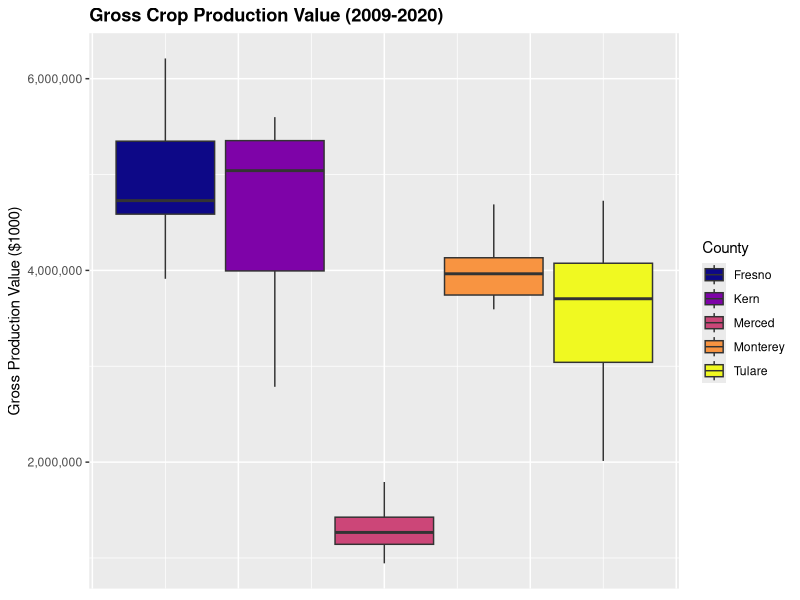
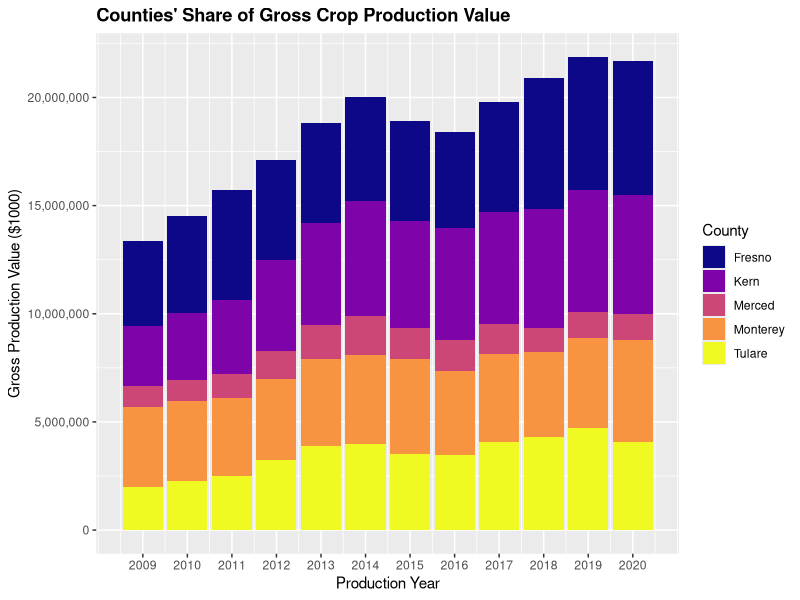
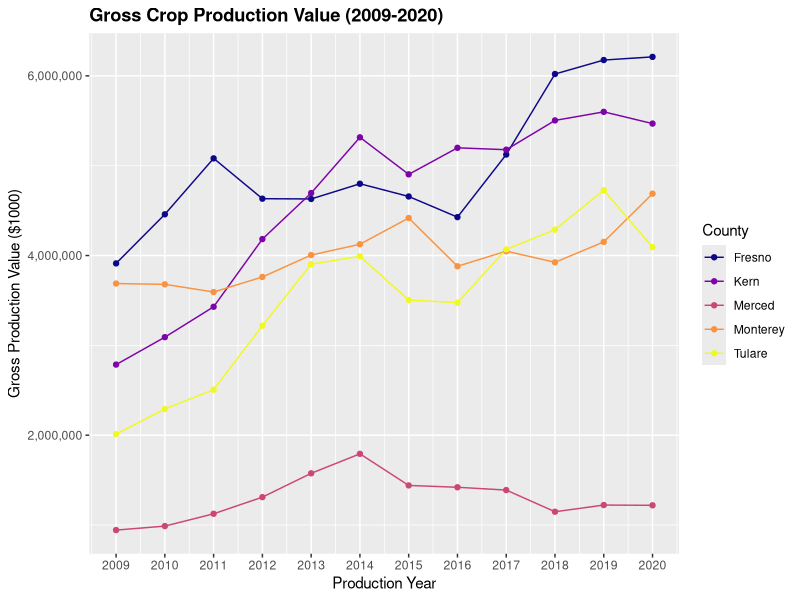

These charts were generated, in order, by the following R code:
#read in ag crop production data files 2009-2020
library(tidyverse)
library(stringr)
library(viridis)
setwd("/Users/christinaharrington/Desktop/ESP-106-Final-Project/Ag Production")

#Set Directory so that if you gave one folder with all your data, someone could read in each data set by only chaning the set directory at the top.

#For all data sets for years 2009-2020, write subset function so we only see data for the 5 counties of interest: Fresno, Kern, Monterey, Merced and Tulare.
#Remove crops that aren't produce or feed (e.g. hay) by finding all crops that contain the words: apiary, cattle, fish, hogs, chickens, eggs, livestock, manure, milk, poultry, sheep, turkeys, wool, flowers, forest products, nursery products, pasture, silage, ostrich,birds,goats (str_detect from stringr package)
#Notice that some data sets have a space at the end of the County name and crop names, while some data sets do not.Remove the trailing white space from those vectors to avoid double counting of crops when you combine all the data frames later.

#2009 DATA
ag2009=read.csv("2009cropyear.csv")
ag2009$Crop.Name=trimws(ag2009$Crop.Name,which="r")
ag2009$County=trimws(ag2009$County,which="r")

ag2009_cntcrops=subset(ag2009,County%in%c("Fresno","Kern","Monterey","Merced","Tulare") &
                      FALSE == str_detect(Crop.Name,"APIARY") &
                      FALSE == str_detect(Crop.Name,"CATTLE") &
                      FALSE == str_detect(Crop.Name,"FISH") &
                      FALSE == str_detect(Crop.Name,"HOGS") &
                      FALSE == str_detect(Crop.Name,"CHICKENS") &
                        FALSE == str_detect(Crop.Name,"EGGS") &
                        FALSE == str_detect(Crop.Name,"LIVESTOCK") &
                        FALSE == str_detect(Crop.Name,"MANURE") &
                        FALSE == str_detect(Crop.Name,"MILK") &
                        FALSE == str_detect(Crop.Name,"POULTRY") &
                        FALSE == str_detect(Crop.Name,"SHEEP") &
                        FALSE == str_detect(Crop.Name,"WOOL") &
                        FALSE == str_detect(Crop.Name,"SILAGE") &
                        FALSE == str_detect(Crop.Name,"NURSERY") &
                        FALSE == str_detect(Crop.Name,"FOREST") &
                        FALSE == str_detect(Crop.Name,"FLOWERS") &
                        FALSE == str_detect(Crop.Name,"PASTURE") &
                        FALSE == str_detect(Crop.Name,"CHRISTMAS") &
                        FALSE == str_detect(Crop.Name,"TURKEYS") &
                        FALSE == str_detect(Crop.Name,"BIRDS") &
                        FALSE == str_detect(Crop.Name,"GOATS") &
                        FALSE == str_detect(Crop.Name,"OSTRICH") &
                        FALSE == str_detect(Crop.Name,"BIOMASS"))

#2010 DATA
ag2010=read.csv("2010cropyear.csv")   
ag2010$Crop.Name=trimws(ag2010$Crop.Name,which="r")
ag2010$County=trimws(ag2010$County,which="r")

ag2010_cntcrops=subset(ag2010,County%in%c("Fresno","Kern","Monterey","Merced","Tulare") &
                         FALSE == str_detect(Crop.Name,"APIARY") &
                         FALSE == str_detect(Crop.Name,"CATTLE") &
                         FALSE == str_detect(Crop.Name,"FISH") &
                         FALSE == str_detect(Crop.Name,"HOGS") &
                         FALSE == str_detect(Crop.Name,"CHICKENS") &
                         FALSE == str_detect(Crop.Name,"EGGS") &
                         FALSE == str_detect(Crop.Name,"LIVESTOCK") &
                         FALSE == str_detect(Crop.Name,"MANURE") &
                         FALSE == str_detect(Crop.Name,"MILK") &
                         FALSE == str_detect(Crop.Name,"POULTRY") &
                         FALSE == str_detect(Crop.Name,"SHEEP") &
                         FALSE == str_detect(Crop.Name,"TURKEYS") &
                         FALSE == str_detect(Crop.Name,"WOOL") &
                         FALSE == str_detect(Crop.Name,"SILAGE") &
                         FALSE == str_detect(Crop.Name,"NURSERY") &
                         FALSE == str_detect(Crop.Name,"FOREST") &
                         FALSE == str_detect(Crop.Name,"FLOWERS") &
                         FALSE == str_detect(Crop.Name,"PASTURE") &
                         FALSE == str_detect(Crop.Name,"CHRISTMAS") &
                         FALSE == str_detect(Crop.Name,"BIRDS") &
                         FALSE == str_detect(Crop.Name,"GOATS") &
                         FALSE == str_detect(Crop.Name,"OSTRICH") &
                         FALSE == str_detect(Crop.Name,"BIOMASS"))


#2011 DATA
ag2011=read.csv("2011cropyear.csv")
ag2011$Crop.Name=trimws(ag2011$Crop.Name,which="r")
ag2011$County=trimws(ag2011$County,which="r")

ag2011_cntcrops=subset(ag2011,County%in%c("Fresno","Kern","Monterey","Merced","Tulare") &
                         FALSE == str_detect(Crop.Name,"APIARY") &
                         FALSE == str_detect(Crop.Name,"CATTLE") &
                         FALSE == str_detect(Crop.Name,"FISH") &
                         FALSE == str_detect(Crop.Name,"HOGS") &
                         FALSE == str_detect(Crop.Name,"CHICKENS") &
                         FALSE == str_detect(Crop.Name,"EGGS") &
                         FALSE == str_detect(Crop.Name,"LIVESTOCK") &
                         FALSE == str_detect(Crop.Name,"MANURE") &
                         FALSE == str_detect(Crop.Name,"MILK") &
                         FALSE == str_detect(Crop.Name,"POULTRY") &
                         FALSE == str_detect(Crop.Name,"SHEEP") &
                         FALSE == str_detect(Crop.Name,"TURKEYS") &
                         FALSE == str_detect(Crop.Name,"WOOL") &
                         FALSE == str_detect(Crop.Name,"SILAGE") &
                         FALSE == str_detect(Crop.Name,"NURSERY") &
                         FALSE == str_detect(Crop.Name,"FOREST") &
                         FALSE == str_detect(Crop.Name,"FLOWERS") &
                         FALSE == str_detect(Crop.Name,"PASTURE") &
                         FALSE == str_detect(Crop.Name,"CHRISTMAS") &
                         FALSE == str_detect(Crop.Name,"BIRDS") &
                         FALSE == str_detect(Crop.Name,"GOATS") &
                         FALSE == str_detect(Crop.Name,"OSTRICH") &
                         FALSE == str_detect(Crop.Name,"BIOMASS"))


#2012 DATA
ag2012=read.csv("2012cropyear.csv")
ag2012$Crop.Name=trimws(ag2012$Crop.Name,which="r")
ag2012$County=trimws(ag2012$County,which="r")

ag2012_cntcrops=subset(ag2012,County%in%c("Fresno","Kern","Monterey","Merced","Tulare") &
                         FALSE == str_detect(Crop.Name,"APIARY") &
                         FALSE == str_detect(Crop.Name,"CATTLE") &
                         FALSE == str_detect(Crop.Name,"FISH") &
                         FALSE == str_detect(Crop.Name,"HOGS") &
                         FALSE == str_detect(Crop.Name,"CHICKENS") &
                         FALSE == str_detect(Crop.Name,"EGGS") &
                         FALSE == str_detect(Crop.Name,"LIVESTOCK") &
                         FALSE == str_detect(Crop.Name,"MANURE") &
                         FALSE == str_detect(Crop.Name,"MILK") &
                         FALSE == str_detect(Crop.Name,"POULTRY") &
                         FALSE == str_detect(Crop.Name,"SHEEP") &
                         FALSE == str_detect(Crop.Name,"TURKEYS") &
                         FALSE == str_detect(Crop.Name,"WOOL") &
                         FALSE == str_detect(Crop.Name,"SILAGE") &
                         FALSE == str_detect(Crop.Name,"NURSERY") &
                         FALSE == str_detect(Crop.Name,"FOREST") &
                         FALSE == str_detect(Crop.Name,"FLOWERS") &
                         FALSE == str_detect(Crop.Name,"PASTURE") &
                         FALSE == str_detect(Crop.Name,"CHRISTMAS") &
                         FALSE == str_detect(Crop.Name,"BIRDS") &
                         FALSE == str_detect(Crop.Name,"GOATS") &
                         FALSE == str_detect(Crop.Name,"OSTRICH") &
                         FALSE == str_detect(Crop.Name,"BIOMASS"))

              
#2013 DATA
ag2013=read.csv("2013cropyear.csv")
ag2013_cntcrops=subset(ag2013,County%in%c("Fresno","Kern","Monterey","Merced","Tulare") &
                         FALSE == str_detect(Crop.Name,"APIARY") &
                         FALSE == str_detect(Crop.Name,"CATTLE") &
                         FALSE == str_detect(Crop.Name,"FISH") &
                         FALSE == str_detect(Crop.Name,"HOGS") &
                         FALSE == str_detect(Crop.Name,"CHICKENS") &
                         FALSE == str_detect(Crop.Name,"EGGS") &
                         FALSE == str_detect(Crop.Name,"LIVESTOCK") &
                         FALSE == str_detect(Crop.Name,"MANURE") &
                         FALSE == str_detect(Crop.Name,"MILK") &
                         FALSE == str_detect(Crop.Name,"POULTRY") &
                         FALSE == str_detect(Crop.Name,"SHEEP") &
                         FALSE == str_detect(Crop.Name,"TURKEYS") &
                         FALSE == str_detect(Crop.Name,"WOOL") &
                         FALSE == str_detect(Crop.Name,"SILAGE") &
                         FALSE == str_detect(Crop.Name,"NURSERY") &
                         FALSE == str_detect(Crop.Name,"FOREST") &
                         FALSE == str_detect(Crop.Name,"FLOWERS") &
                         FALSE == str_detect(Crop.Name,"PASTURE") &
                         FALSE == str_detect(Crop.Name,"CHRISTMAS") &
                         FALSE == str_detect(Crop.Name,"BIRDS") &
                         FALSE == str_detect(Crop.Name,"GOATS") &
                         FALSE == str_detect(Crop.Name,"OSTRICH") &
                         FALSE == str_detect(Crop.Name,"BIOMASS"))
#2014 DATA
ag2014=read.csv("2014cropyear.csv")
ag2014_cntcrops=subset(ag2014,County%in%c("Fresno","Kern","Monterey","Merced","Tulare") &
                         FALSE == str_detect(Crop.Name,"APIARY") &
                         FALSE == str_detect(Crop.Name,"CATTLE") &
                         FALSE == str_detect(Crop.Name,"FISH") &
                         FALSE == str_detect(Crop.Name,"HOGS") &
                         FALSE == str_detect(Crop.Name,"CHICKENS") &
                         FALSE == str_detect(Crop.Name,"EGGS") &
                         FALSE == str_detect(Crop.Name,"LIVESTOCK") &
                         FALSE == str_detect(Crop.Name,"MANURE") &
                         FALSE == str_detect(Crop.Name,"MILK") &
                         FALSE == str_detect(Crop.Name,"POULTRY") &
                         FALSE == str_detect(Crop.Name,"SHEEP") &
                         FALSE == str_detect(Crop.Name,"TURKEYS") &
                         FALSE == str_detect(Crop.Name,"WOOL") &
                         FALSE == str_detect(Crop.Name,"SILAGE") &
                         FALSE == str_detect(Crop.Name,"NURSERY") &
                         FALSE == str_detect(Crop.Name,"FOREST") &
                         FALSE == str_detect(Crop.Name,"FLOWERS") &
                         FALSE == str_detect(Crop.Name,"PASTURE") &
                         FALSE == str_detect(Crop.Name,"CHRISTMAS") &
                         FALSE == str_detect(Crop.Name,"BIRDS") &
                         FALSE == str_detect(Crop.Name,"GOATS") &
                         FALSE == str_detect(Crop.Name,"OSTRICH") &
                         FALSE == str_detect(Crop.Name,"BIOMASS"))

#2015 DATA
ag2015=read.csv("2015cropyear.csv")
ag2015_cntcrops=subset(ag2015,County%in%c("Fresno","Kern","Monterey","Merced","Tulare") &
                         FALSE == str_detect(Crop.Name,"APIARY") &
                         FALSE == str_detect(Crop.Name,"CATTLE") &
                         FALSE == str_detect(Crop.Name,"FISH") &
                         FALSE == str_detect(Crop.Name,"HOGS") &
                         FALSE == str_detect(Crop.Name,"CHICKENS") &
                         FALSE == str_detect(Crop.Name,"EGGS") &
                         FALSE == str_detect(Crop.Name,"LIVESTOCK") &
                         FALSE == str_detect(Crop.Name,"MANURE") &
                         FALSE == str_detect(Crop.Name,"MILK") &
                         FALSE == str_detect(Crop.Name,"POULTRY") &
                         FALSE == str_detect(Crop.Name,"SHEEP") &
                         FALSE == str_detect(Crop.Name,"TURKEYS") &
                         FALSE == str_detect(Crop.Name,"WOOL") &
                         FALSE == str_detect(Crop.Name,"SILAGE") &
                         FALSE == str_detect(Crop.Name,"NURSERY") &
                         FALSE == str_detect(Crop.Name,"FOREST") &
                         FALSE == str_detect(Crop.Name,"FLOWERS") &
                         FALSE == str_detect(Crop.Name,"PASTURE") &
                         FALSE == str_detect(Crop.Name,"CHRISTMAS") &
                         FALSE == str_detect(Crop.Name,"BIRDS") &
                         FALSE == str_detect(Crop.Name,"GOATS") &
                         FALSE == str_detect(Crop.Name,"OSTRICH") &
                         FALSE == str_detect(Crop.Name,"BIOMASS"))
#2016 DATA
ag2016=read.csv("2016cropyear.csv")
ag2016_cntcrops=subset(ag2016,County%in%c("Fresno","Kern","Monterey","Merced","Tulare") &
                         FALSE == str_detect(Crop.Name,"APIARY") &
                         FALSE == str_detect(Crop.Name,"CATTLE") &
                         FALSE == str_detect(Crop.Name,"FISH") &
                         FALSE == str_detect(Crop.Name,"HOGS") &
                         FALSE == str_detect(Crop.Name,"CHICKENS") &
                         FALSE == str_detect(Crop.Name,"EGGS") &
                         FALSE == str_detect(Crop.Name,"LIVESTOCK") &
                         FALSE == str_detect(Crop.Name,"MANURE") &
                         FALSE == str_detect(Crop.Name,"MILK") &
                         FALSE == str_detect(Crop.Name,"POULTRY") &
                         FALSE == str_detect(Crop.Name,"SHEEP") &
                         FALSE == str_detect(Crop.Name,"TURKEYS") &
                         FALSE == str_detect(Crop.Name,"WOOL") &
                         FALSE == str_detect(Crop.Name,"SILAGE") &
                         FALSE == str_detect(Crop.Name,"NURSERY") &
                         FALSE == str_detect(Crop.Name,"FOREST") &
                         FALSE == str_detect(Crop.Name,"FLOWERS") &
                         FALSE == str_detect(Crop.Name,"PASTURE") &
                         FALSE == str_detect(Crop.Name,"CHRISTMAS") &
                         FALSE == str_detect(Crop.Name,"BIRDS") &
                         FALSE == str_detect(Crop.Name,"GOATS") &
                         FALSE == str_detect(Crop.Name,"OSTRICH") &
                         FALSE == str_detect(Crop.Name,"BIOMASS "))

#2017 DATA
ag2017=read.csv("2017cropyear.csv")
ag2017$Crop.Name=trimws(ag2017$Crop.Name,which="r")
ag2017$County=trimws(ag2017$County,which="r")

ag2017_cntcrops=subset(ag2017,County%in%c("Fresno","Kern","Monterey","Merced","Tulare") &
                         FALSE == str_detect(Crop.Name,"APIARY") &
                         FALSE == str_detect(Crop.Name,"CATTLE") &
                         FALSE == str_detect(Crop.Name,"FISH") &
                         FALSE == str_detect(Crop.Name,"HOGS") &
                         FALSE == str_detect(Crop.Name,"CHICKENS") &
                         FALSE == str_detect(Crop.Name,"EGGS") &
                         FALSE == str_detect(Crop.Name,"LIVESTOCK") &
                         FALSE == str_detect(Crop.Name,"MANURE") &
                         FALSE == str_detect(Crop.Name,"MILK") &
                         FALSE == str_detect(Crop.Name,"POULTRY") &
                         FALSE == str_detect(Crop.Name,"SHEEP") &
                         FALSE == str_detect(Crop.Name,"TURKEYS") &
                         FALSE == str_detect(Crop.Name,"WOOL") &
                         FALSE == str_detect(Crop.Name,"SILAGE") &
                         FALSE == str_detect(Crop.Name,"NURSERY") &
                         FALSE == str_detect(Crop.Name,"FOREST") &
                         FALSE == str_detect(Crop.Name,"FLOWERS") &
                         FALSE == str_detect(Crop.Name,"PASTURE") &
                         FALSE == str_detect(Crop.Name,"CHRISTMAS") &
                         FALSE == str_detect(Crop.Name,"BIRDS") &
                         FALSE == str_detect(Crop.Name,"GOATS") &
                         FALSE == str_detect(Crop.Name,"OSTRICH") &
                         FALSE == str_detect(Crop.Name,"BIOMASS"))


#2018 DATA
ag2018err=read.csv("2018cactbsErrata.csv")
ag2018err$Crop.Name=trimws(ag2018err$Crop.Name,which="r")
ag2018err$County=trimws(ag2018err$County,which="r")

ag2018_cntcrops=subset(ag2018err,County%in%c("Fresno","Kern","Monterey","Merced","Tulare") &
                         FALSE == str_detect(Crop.Name,"APIARY") &
                         FALSE == str_detect(Crop.Name,"CATTLE") &
                         FALSE == str_detect(Crop.Name,"FISH") &
                         FALSE == str_detect(Crop.Name,"HOGS") &
                         FALSE == str_detect(Crop.Name,"CHICKENS") &
                         FALSE == str_detect(Crop.Name,"EGGS") &
                         FALSE == str_detect(Crop.Name,"LIVESTOCK") &
                         FALSE == str_detect(Crop.Name,"MANURE") &
                         FALSE == str_detect(Crop.Name,"MILK") &
                         FALSE == str_detect(Crop.Name,"POULTRY") &
                         FALSE == str_detect(Crop.Name,"SHEEP") &
                         FALSE == str_detect(Crop.Name,"TURKEYS") &
                         FALSE == str_detect(Crop.Name,"WOOL") &
                         FALSE == str_detect(Crop.Name,"SILAGE") &
                         FALSE == str_detect(Crop.Name,"NURSERY") &
                         FALSE == str_detect(Crop.Name,"FOREST") &
                         FALSE == str_detect(Crop.Name,"FLOWERS") &
                         FALSE == str_detect(Crop.Name,"PASTURE") &
                         FALSE == str_detect(Crop.Name,"CHRISTMAS") &
                         FALSE == str_detect(Crop.Name,"BIRDS") &
                         FALSE == str_detect(Crop.Name,"GOATS") &
                         FALSE == str_detect(Crop.Name,"OSTRICH") &
                         FALSE == str_detect(Crop.Name,"BIOMASS"))


#2019 DATA
ag2019=read.csv("2019cropyear.csv")
ag2019$Crop.Name=trimws(ag2019$Crop.Name,which="r")
ag2019$County=trimws(ag2019$County,which="r")

ag2019_cntcrops=subset(ag2019,County%in%c("Fresno","Kern","Monterey","Merced","Tulare") &
                         FALSE == str_detect(Crop.Name,"APIARY") &
                         FALSE == str_detect(Crop.Name,"CATTLE") &
                         FALSE == str_detect(Crop.Name,"FISH") &
                         FALSE == str_detect(Crop.Name,"HOGS") &
                         FALSE == str_detect(Crop.Name,"CHICKENS") &
                         FALSE == str_detect(Crop.Name,"EGGS") &
                         FALSE == str_detect(Crop.Name,"LIVESTOCK") &
                         FALSE == str_detect(Crop.Name,"MANURE") &
                         FALSE == str_detect(Crop.Name,"MILK") &
                         FALSE == str_detect(Crop.Name,"POULTRY") &
                         FALSE == str_detect(Crop.Name,"SHEEP") &
                         FALSE == str_detect(Crop.Name,"TURKEYS") &
                         FALSE == str_detect(Crop.Name,"WOOL") &
                         FALSE == str_detect(Crop.Name,"SILAGE") &
                         FALSE == str_detect(Crop.Name,"NURSERY") &
                         FALSE == str_detect(Crop.Name,"FOREST") &
                         FALSE == str_detect(Crop.Name,"FLOWERS") &
                         FALSE == str_detect(Crop.Name,"PASTURE") &
                         FALSE == str_detect(Crop.Name,"CHRISTMAS") &
                         FALSE == str_detect(Crop.Name,"BIRDS") &
                         FALSE == str_detect(Crop.Name,"GOATS") &
                         FALSE == str_detect(Crop.Name,"OSTRICH") &
                         FALSE == str_detect(Crop.Name,"BIOMASS"))

#2020 DATA
ag2020=read.csv("2020cropyear.csv")
ag2020$Crop.Name=trimws(ag2020$Crop.Name,which="r")
ag2020$County=trimws(ag2020$County,which="r")
  
ag2020_cntcrops=subset(ag2020,County%in%c("Fresno","Kern","Monterey","Merced","Tulare") &
                         FALSE == str_detect(Crop.Name,"APIARY") &
                         FALSE == str_detect(Crop.Name,"CATTLE") &
                         FALSE == str_detect(Crop.Name,"FISH") &
                         FALSE == str_detect(Crop.Name,"HOGS") &
                         FALSE == str_detect(Crop.Name,"CHICKENS") &
                         FALSE == str_detect(Crop.Name,"EGGS") &
                         FALSE == str_detect(Crop.Name,"LIVESTOCK") &
                         FALSE == str_detect(Crop.Name,"MANURE") &
                         FALSE == str_detect(Crop.Name,"MILK") &
                         FALSE == str_detect(Crop.Name,"POULTRY") &
                         FALSE == str_detect(Crop.Name,"SHEEP") &
                         FALSE == str_detect(Crop.Name,"TURKEYS") &
                         FALSE == str_detect(Crop.Name,"WOOL") &
                         FALSE == str_detect(Crop.Name,"SILAGE") &
                         FALSE == str_detect(Crop.Name,"NURSERY") &
                         FALSE == str_detect(Crop.Name,"FOREST") &
                         FALSE == str_detect(Crop.Name,"FLOWERS") &
                         FALSE == str_detect(Crop.Name,"PASTURE") &
                         FALSE == str_detect(Crop.Name,"CHRISTMAS") &
                         FALSE == str_detect(Crop.Name,"BIRDS") &
                         FALSE == str_detect(Crop.Name,"GOATS") &
                         FALSE == str_detect(Crop.Name,"OSTRICH") &
                         FALSE == str_detect(Crop.Name,"BIOMASS"))

#Change the 2020 data set column names so it matches the column names of the other data sets, otherwise you won't be able to combine the data frame with the others.
ag2020_cntcrops=rename(ag2020_cntcrops,Yield=Yield..Unit.Acre.,Price.P.U=Price..Dollars.Unit.,Value=Value..Dollars.)


#Now combine all data frames so you see all counties for every year 2009-2020.Some years have differing numbers of observations, so you'll want to use the bind_row function.

allag=bind_rows(ag2009_cntcrops,ag2010_cntcrops,ag2011_cntcrops,ag2012_cntcrops,ag2013_cntcrops,ag2014_cntcrops,ag2015_cntcrops,ag2016_cntcrops,ag2017_cntcrops,ag2018_cntcrops,ag2019_cntcrops,ag2020_cntcrops)


#This isn't the final data frame we're interested in, but create some exploratory data plots & stats of the new data frame. 

yield_summary=print(summary(allag$Yield))
prod_summary=print(summary(allag$Production))
value_summary=print(summary(allag$Value))
harvest_summary=print(summary(allag$Harvested.Acres))

#We're interested in the total value of production for each county in each year. 
#Create data frame that has columns Year, County, Total Value only. We need to sum the value of all crops for each county per year.
#The total production values will be high (in the billions), so far clarity on the graph, divide the value by 1000.
#Use 'group_by' and 'summarize' functions in dplyr

county_yr_total=allag %>%
  group_by(County,Year) %>%
  summarize(Value_sum = sum(Value)/1000)

#Produce exploratory data for the new dataframe
YrCounty_Valuesummary=print(summary(county_yr_total$Value_sum))

YrCountyBoxplot=print(
  ggplot(county_yr_total,aes(y=Value_sum,fill=County))+
  geom_boxplot()+
  scale_y_continuous(name="Gross Production Value ($1000)",labels=scales::comma)+
  scale_fill_viridis(option="C", discrete=TRUE)+
  ggtitle("Gross Crop Production Value (2009-2020)")+
  theme(plot.title = element_text(face="bold"),
        axis.ticks.x=element_blank(),
        axis.text.x=element_blank()))

YrCountyBar=print(
  ggplot(county_yr_total,aes(Year,Value_sum,fill=County))+
    geom_bar(position="stack",stat="identity")+
    scale_x_continuous(name="Production Year",breaks=c(2009:2020))+
    scale_y_continuous(name="Gross Production Value ($1000)",labels=scales::comma)+
    scale_fill_viridis(option="C", discrete=TRUE)+
    ggtitle("Counties' Share of Gross Crop Production Value")+
    theme(plot.title = element_text(face="bold"))
)

#Plot all the counties' production values over time
YrCountyLine=print(
  ggplot(county_yr_total,aes(Year,Value_sum,group=County,color=County))+
  ggtitle("Gross Crop Production Value (2009-2020)")+
  scale_color_viridis(option="C", discrete=TRUE)+
  geom_line()+
  geom_point()+
  scale_x_continuous(name="Production Year",breaks=c(2009:2020))+
  scale_y_continuous(name="Gross Production Value ($1000)",labels=scales::comma)+
  theme(plot.title = element_text(face="bold")))


#Plot each county's production values over time
EachCounty=
  ggplot(county_yr_total,aes(Year,Value_sum))+
  facet_wrap(~County)+  
  ggtitle("Gross Crop Production Value (2009-2020)")+
    geom_line()+
    geom_point()+
    scale_x_continuous(name="Production Year",breaks=c(2009:2020))+
    scale_y_continuous(name="Gross Production Value ($1000)",labels=scales::comma)+
    theme(plot.title = element_text(face="bold"))


#Save the 2 compiled ag dataframes as objects so you can call them later and use in other R scripts
save(county_yr_total,file="TotalProduction.Rdata")
save(allag,file="5Counties_AllCrops.Rdata")

